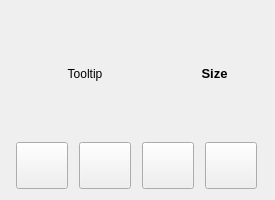
<?xml version="1.0" encoding="UTF-8"?>
<ui version="4.0">
 <class>DataWidget</class>
 <widget class="QWidget" name="DataWidget">
  <property name="geometry">
   <rect>
    <x>0</x>
    <y>0</y>
    <width>275</width>
    <height>200</height>
   </rect>
  </property>
  <property name="windowTitle">
   <string>Form</string>
  </property>
  <layout class="QGridLayout" name="gridLayout">
   <item row="0" column="0">
    <layout class="QHBoxLayout" name="horizontalLayout" stretch="3,2">
     <item>
      <widget class="QLabel" name="tooltip">
       <property name="text">
        <string>Tooltip</string>
       </property>
       <property name="alignment">
        <set>Qt::AlignmentFlag::AlignCenter</set>
       </property>
       <property name="wordWrap">
        <bool>true</bool>
       </property>
      </widget>
     </item>
     <item>
      <widget class="QLabel" name="size">
       <property name="font">
        <font>
         <pointsize>10</pointsize>
         <bold>true</bold>
        </font>
       </property>
       <property name="text">
        <string notr="true">Size</string>
       </property>
       <property name="alignment">
        <set>Qt::AlignmentFlag::AlignCenter</set>
       </property>
       <property name="wordWrap">
        <bool>true</bool>
       </property>
      </widget>
     </item>
    </layout>
   </item>
   <item row="1" column="0">
    <layout class="QHBoxLayout" name="horizontalLayout_2">
     <item>
      <widget class="QPushButton" name="open">
       <property name="sizePolicy">
        <sizepolicy hsizetype="Fixed" vsizetype="Fixed">
         <horstretch>1</horstretch>
         <verstretch>1</verstretch>
        </sizepolicy>
       </property>
       <property name="minimumSize">
        <size>
         <width>52</width>
         <height>47</height>
        </size>
       </property>
       <property name="toolTip">
        <string>Open with your system file manager</string>
       </property>
       <property name="styleSheet">
        <string notr="true">QPushButton {
max-width: 50px;
max-height: 45px;
min-width: 50px;
min-height: 45px;
}</string>
       </property>
       <property name="text">
        <string/>
       </property>
       <property name="iconSize">
        <size>
         <width>28</width>
         <height>28</height>
        </size>
       </property>
      </widget>
     </item>
     <item>
      <widget class="QPushButton" name="clear">
       <property name="sizePolicy">
        <sizepolicy hsizetype="Fixed" vsizetype="Fixed">
         <horstretch>1</horstretch>
         <verstretch>1</verstretch>
        </sizepolicy>
       </property>
       <property name="minimumSize">
        <size>
         <width>52</width>
         <height>47</height>
        </size>
       </property>
       <property name="toolTip">
        <string>Delete all data in this directory. THIS IS 100% IRREVERSABLE!</string>
       </property>
       <property name="styleSheet">
        <string notr="true">QPushButton {
max-width: 50px;
max-height: 45px;
min-width: 50px;
min-height: 45px;
}</string>
       </property>
       <property name="text">
        <string/>
       </property>
       <property name="iconSize">
        <size>
         <width>28</width>
         <height>28</height>
        </size>
       </property>
      </widget>
     </item>
     <item>
      <widget class="QPushButton" name="upload">
       <property name="sizePolicy">
        <sizepolicy hsizetype="Fixed" vsizetype="Fixed">
         <horstretch>1</horstretch>
         <verstretch>1</verstretch>
        </sizepolicy>
       </property>
       <property name="minimumSize">
        <size>
         <width>52</width>
         <height>47</height>
        </size>
       </property>
       <property name="toolTip">
        <string>Export all data in this directory. This may take a while!</string>
       </property>
       <property name="styleSheet">
        <string notr="true">QPushButton {
max-width: 50px;
max-height: 45px;
min-width: 50px;
min-height: 45px;
}</string>
       </property>
       <property name="text">
        <string/>
       </property>
       <property name="iconSize">
        <size>
         <width>28</width>
         <height>28</height>
        </size>
       </property>
      </widget>
     </item>
     <item>
      <widget class="QPushButton" name="download">
       <property name="sizePolicy">
        <sizepolicy hsizetype="Fixed" vsizetype="Fixed">
         <horstretch>1</horstretch>
         <verstretch>1</verstretch>
        </sizepolicy>
       </property>
       <property name="minimumSize">
        <size>
         <width>52</width>
         <height>47</height>
        </size>
       </property>
       <property name="toolTip">
        <string>Import data for this directory. This may take a while, and will delete ALL EXISTING DATA!</string>
       </property>
       <property name="styleSheet">
        <string notr="true">QPushButton {
max-width: 50px;
max-height: 45px;
min-width: 50px;
min-height: 45px;
}</string>
       </property>
       <property name="text">
        <string/>
       </property>
       <property name="iconSize">
        <size>
         <width>28</width>
         <height>28</height>
        </size>
       </property>
      </widget>
     </item>
    </layout>
   </item>
  </layout>
 </widget>
 <resources/>
 <connections/>
</ui>
